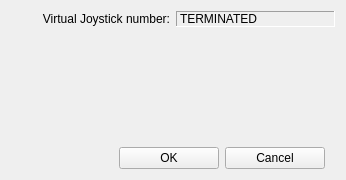
<?xml version="1.0" encoding="UTF-8"?>
<ui version="4.0">
 <class>UICPPJoyControls</class>
 <widget class="QWidget" name="UICPPJoyControls">
  <property name="geometry">
   <rect>
    <x>0</x>
    <y>0</y>
    <width>346</width>
    <height>180</height>
   </rect>
  </property>
  <property name="windowTitle">
   <string>Engine Controls</string>
  </property>
  <property name="windowIcon">
   <iconset>
    <normaloff>:/Icons/sm_api_qt_icon.png</normaloff>:/Icons/sm_api_qt_icon.png</iconset>
  </property>
  <property name="layoutDirection">
   <enum>Qt::LeftToRight</enum>
  </property>
  <property name="autoFillBackground">
   <bool>false</bool>
  </property>
  <layout class="QVBoxLayout" name="_vertical_layout">
   <item>
    <layout class="QHBoxLayout">
     <item>
      <widget class="QLabel" name="textLabel2">
       <property name="sizePolicy">
        <sizepolicy hsizetype="Minimum" vsizetype="Fixed">
         <horstretch>0</horstretch>
         <verstretch>0</verstretch>
        </sizepolicy>
       </property>
       <property name="text">
        <string>Virtual Joystick number:</string>
       </property>
       <property name="alignment">
        <set>Qt::AlignRight|Qt::AlignTrailing|Qt::AlignVCenter</set>
       </property>
       <property name="wordWrap">
        <bool>false</bool>
       </property>
      </widget>
     </item>
     <item>
      <widget class="QLabel" name="_engine_state_label">
       <property name="sizePolicy">
        <sizepolicy hsizetype="Preferred" vsizetype="Fixed">
         <horstretch>0</horstretch>
         <verstretch>0</verstretch>
        </sizepolicy>
       </property>
       <property name="frameShape">
        <enum>QFrame::Panel</enum>
       </property>
       <property name="frameShadow">
        <enum>QFrame::Sunken</enum>
       </property>
       <property name="text">
        <string>TERMINATED</string>
       </property>
       <property name="wordWrap">
        <bool>false</bool>
       </property>
      </widget>
     </item>
    </layout>
   </item>
   <item>
    <spacer name="verticalSpacer">
     <property name="orientation">
      <enum>Qt::Vertical</enum>
     </property>
     <property name="sizeHint" stdset="0">
      <size>
       <width>20</width>
       <height>40</height>
      </size>
     </property>
    </spacer>
   </item>
   <item>
    <layout class="QHBoxLayout" name="horizontalLayout">
     <item>
      <spacer name="horizontalSpacer_2">
       <property name="orientation">
        <enum>Qt::Horizontal</enum>
       </property>
       <property name="sizeHint" stdset="0">
        <size>
         <width>40</width>
         <height>20</height>
        </size>
       </property>
      </spacer>
     </item>
     <item>
      <layout class="QHBoxLayout" name="horizontalLayout_2">
       <property name="sizeConstraint">
        <enum>QLayout::SetDefaultConstraint</enum>
       </property>
       <item>
        <widget class="QPushButton" name="btnOK">
         <property name="sizePolicy">
          <sizepolicy hsizetype="Preferred" vsizetype="Fixed">
           <horstretch>0</horstretch>
           <verstretch>0</verstretch>
          </sizepolicy>
         </property>
         <property name="minimumSize">
          <size>
           <width>100</width>
           <height>0</height>
          </size>
         </property>
         <property name="maximumSize">
          <size>
           <width>100</width>
           <height>16777215</height>
          </size>
         </property>
         <property name="text">
          <string>OK</string>
         </property>
        </widget>
       </item>
       <item>
        <widget class="QPushButton" name="btnCancel">
         <property name="sizePolicy">
          <sizepolicy hsizetype="Preferred" vsizetype="Fixed">
           <horstretch>0</horstretch>
           <verstretch>0</verstretch>
          </sizepolicy>
         </property>
         <property name="minimumSize">
          <size>
           <width>100</width>
           <height>0</height>
          </size>
         </property>
         <property name="maximumSize">
          <size>
           <width>100</width>
           <height>16777215</height>
          </size>
         </property>
         <property name="text">
          <string>Cancel</string>
         </property>
        </widget>
       </item>
      </layout>
     </item>
     <item>
      <spacer name="horizontalSpacer">
       <property name="orientation">
        <enum>Qt::Horizontal</enum>
       </property>
       <property name="sizeType">
        <enum>QSizePolicy::Fixed</enum>
       </property>
       <property name="sizeHint" stdset="0">
        <size>
         <width>10</width>
         <height>20</height>
        </size>
       </property>
      </spacer>
     </item>
    </layout>
   </item>
  </layout>
 </widget>
 <resources/>
 <connections/>
 <slots>
  <slot>startEngineClicked()</slot>
  <slot>stopEngineClicked()</slot>
  <slot>cameraSettingsClicked()</slot>
 </slots>
</ui>
